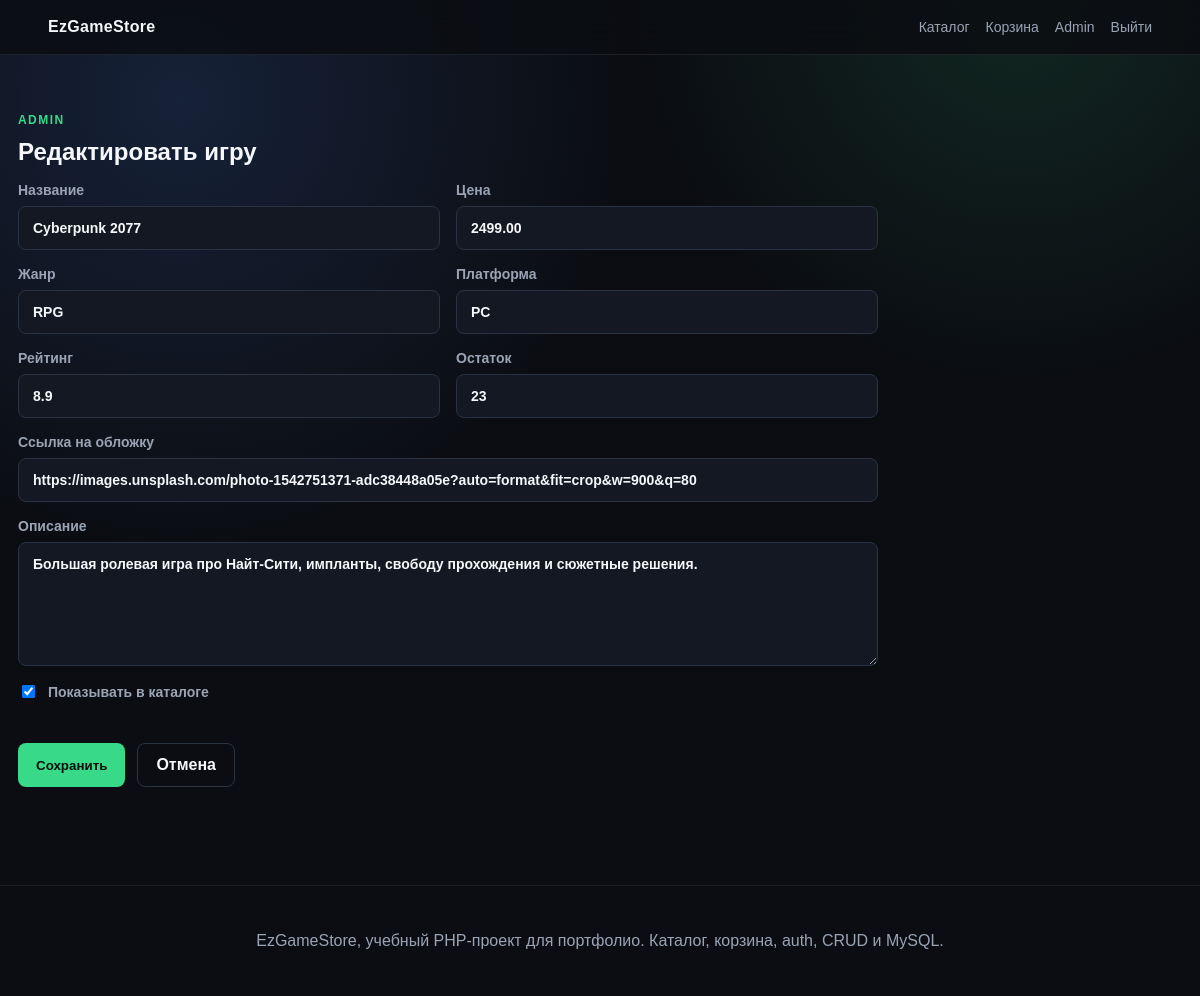
The page /admin/edit.php?id=1 (signed in) on the database its author committed.
### tables this page shows
CREATE TABLE users (
    id INT AUTO_INCREMENT PRIMARY KEY,
    name VARCHAR(120) NOT NULL,
    email VARCHAR(180) NOT NULL UNIQUE,
    password_hash VARCHAR(255) NOT NULL,
    role ENUM('user', 'admin') NOT NULL DEFAULT 'user',
    created_at TIMESTAMP DEFAULT CURRENT_TIMESTAMP
);

CREATE TABLE games (
    id INT AUTO_INCREMENT PRIMARY KEY,
    title VARCHAR(180) NOT NULL,
    description TEXT NOT NULL,
    price DECIMAL(10,2) NOT NULL,
    genre VARCHAR(80) NOT NULL,
    platform VARCHAR(80) NOT NULL,
    image_url VARCHAR(500) NULL,
    rating DECIMAL(3,1) NOT NULL DEFAULT 0,
    stock INT NOT NULL DEFAULT 0,
    is_active TINYINT(1) NOT NULL DEFAULT 1,
    created_at TIMESTAMP DEFAULT CURRENT_TIMESTAMP
);

### functions.php (called while the page is built, shortened)
<?php
require_once __DIR__ . '/db.php';
function e(?string $value): string
{
    return htmlspecialchars((string) $value, ENT_QUOTES | ENT_SUBSTITUTE, 'UTF-8');
}
function url(string $path = ''): string
{
    $basePath = parse_url(APP_URL, PHP_URL_PATH) ?: '';
    return rtrim($basePath, '/') . '/' . ltrim($path, '/');
}
function current_user(): ?array
{
    $stmt = db()->prepare('SELECT id, name, email, role FROM users WHERE id = ?');
    $stmt->execute([$_SESSION['user_id']]);
    return $stmt->fetch() ?: null;
}

### db.php (called while the page is built, shortened)
<?php
function db(): PDO
{
    static $pdo = null;
    if ($pdo instanceof PDO) {
        return $pdo;
    }
    $dsn = sprintf('mysql:host=%s;dbname=%s;charset=%s', DB_HOST, DB_NAME, DB_CHARSET);
    $pdo = new PDO($dsn, DB_USER, DB_PASS, [
        PDO::ATTR_ERRMODE => PDO::ERRMODE_EXCEPTION,
        PDO::ATTR_DEFAULT_FETCH_MODE => PDO::FETCH_ASSOC,
        PDO::ATTR_EMULATE_PREPARES => false,
        PDO::MYSQL_ATTR_INIT_COMMAND => 'SET NAMES utf8mb4 COLLATE utf8mb4_unicode_ci',
    ]);
    return $pdo;
}

### admin/form.php (the view)
<?php $game = $game ?? []; ?>
<form method="post" class="form-grid">
    <label>Название
        <input type="text" name="title" value="<?= e($game['title'] ?? '') ?>" required>
    </label>
    <label>Цена
        <input type="number" name="price" min="1" step="0.01" value="<?= e((string) ($game['price'] ?? '')) ?>" required>
    </label>
    <label>Жанр
        <input type="text" name="genre" value="<?= e($game['genre'] ?? '') ?>" required>
    </label>
    <label>Платформа
        <input type="text" name="platform" value="<?= e($game['platform'] ?? '') ?>" required>
    </label>
    <label>Рейтинг
        <input type="number" name="rating" min="0" max="10" step="0.1" value="<?= e((string) ($game['rating'] ?? '8.5')) ?>">
    </label>
    <label>Остаток
        <input type="number" name="stock" min="0" value="<?= e((string) ($game['stock'] ?? '10')) ?>">
    </label>
    <label class="wide">Ссылка на обложку
        <input type="url" name="image_url" value="<?= e($game['image_url'] ?? '') ?>">
    </label>
    <label class="wide">Описание
        <textarea name="description" rows="6" required><?= e($game['description'] ?? '') ?></textarea>
    </label>
    <label class="check">
        <input type="checkbox" name="is_active" <?= ($game['is_active'] ?? 1) ? 'checked' : '' ?>>
        Показывать в каталоге
    </label>
    <div class="form-actions">
        <button class="btn btn-primary">Сохранить</button>
        <a class="btn btn-secondary" href="<?= e(url('/admin/index.php')) ?>">Отмена</a>
    </div>
</form>

### header.php (shortened to what this page needs)
<?php
$user = current_user();
?>
<!DOCTYPE html>
<html lang="ru">
<head>
    <link rel="stylesheet" href="<?= e(url('/assets/css/style.css')) ?>">
</head>
<body>
<header class="site-header">
    <a class="logo" href="<?= e(url('/index.php')) ?>">EzGameStore</a>
    <nav>
        <a href="<?= e(url('/index.php#catalog')) ?>">Каталог</a>
        <a href="<?= e(url('/cart.php')) ?>">Корзина<?= cart_count() ? ' (' . cart_count() . ')' : '' ?></a>
        <?php if ($user): ?>
            <span><?= e($user['name']) ?></span>
            <a href="<?= e(url('/logout.php')) ?>">Выйти</a>
        <?php else: ?>
            <a href="<?= e(url('/login.php')) ?>">Войти</a>
        <?php endif; ?>
    </nav>
</header>
<main class="container">

### assets/css/style.css (style rules this page uses)
:root { --bg: #0b0d12; --panel: #141822; --panel-2: #1b2130; --text: #f5f7fb; --muted: #9aa4b5; --line: #2a3344; --accent: #39d98a; --accent-2: #4f8cff; --danger: #ff5d5d; }
* { box-sizing: border-box; }
html { scroll-behavior: smooth; }
body { margin: 0; min-height: 100vh; font-family: Arial, Helvetica, sans-serif; background: radial-gradient(circle at 15% 10%, rgba(79, 140, 255, 0.16), transparent 28rem), radial-gradient(circle at 85% 0%, rgba(57, 217, 138, 0.13), transparent 24rem), var(--bg); color: var(--text); }
a { color: inherit; text-decoration: none; }
.site-header { position: sticky; top: 0; z-index: 10; display: flex; align-items: center; justify-content: space-between; gap: 20px; padding: 18px clamp(18px, 4vw, 56px); border-bottom: 1px solid rgba(255, 255, 255, 0.08); background: rgba(11, 13, 18, 0.86); backdrop-filter: blur(14px); }
.logo { font-weight: 800; letter-spacing: 0.02em; }
.site-header nav { display: flex; align-items: center; gap: 16px; color: var(--muted); font-size: 14px; flex-wrap: wrap; }
.container { width: min(1180px, calc(100% - 36px)); margin: 0 auto; }
.hero-actions, .form-actions { display: flex; gap: 12px; flex-wrap: wrap; margin-top: 26px; }
.btn, .btn-icon { border: 0; cursor: pointer; font-weight: 800; transition: transform 0.2s ease, border-color 0.2s ease, background 0.2s ease; }
.btn { display: inline-flex; align-items: center; justify-content: center; min-height: 44px; padding: 0 18px; border-radius: 8px; }
.btn-primary { color: #06100b; background: var(--accent); }
.btn-secondary { color: var(--text); background: transparent; border: 1px solid var(--line); }
input, select, textarea { width: 100%; color: var(--text); background: var(--panel); border: 1px solid var(--line); border-radius: 8px; padding: 13px 14px; font: inherit; }
textarea { resize: vertical; }
label { display: grid; gap: 8px; color: var(--muted); font-size: 14px; font-weight: 700; }
.form-grid { display: grid; grid-template-columns: repeat(2, minmax(0, 1fr)); gap: 16px; }
.wide, .check, .form-actions { grid-column: 1 / -1; }
.check { display: flex; align-items: center; gap: 10px; }
.check input { width: auto; }

### rows shown on the page
users: name "Admin"
games: title "Cyberpunk 2077", price "2499.00", genre "RPG", platform "PC", rating "8.9", stock "23", image_url "https://images.unsplash.com/photo-1542751371-adc38448a05e?auto=format&fit=crop&w=900&q=80", description "Большая ролевая игра про Найт-Сити, импланты, свободу прохождения и сюжетные решения.", is_active "☑"
